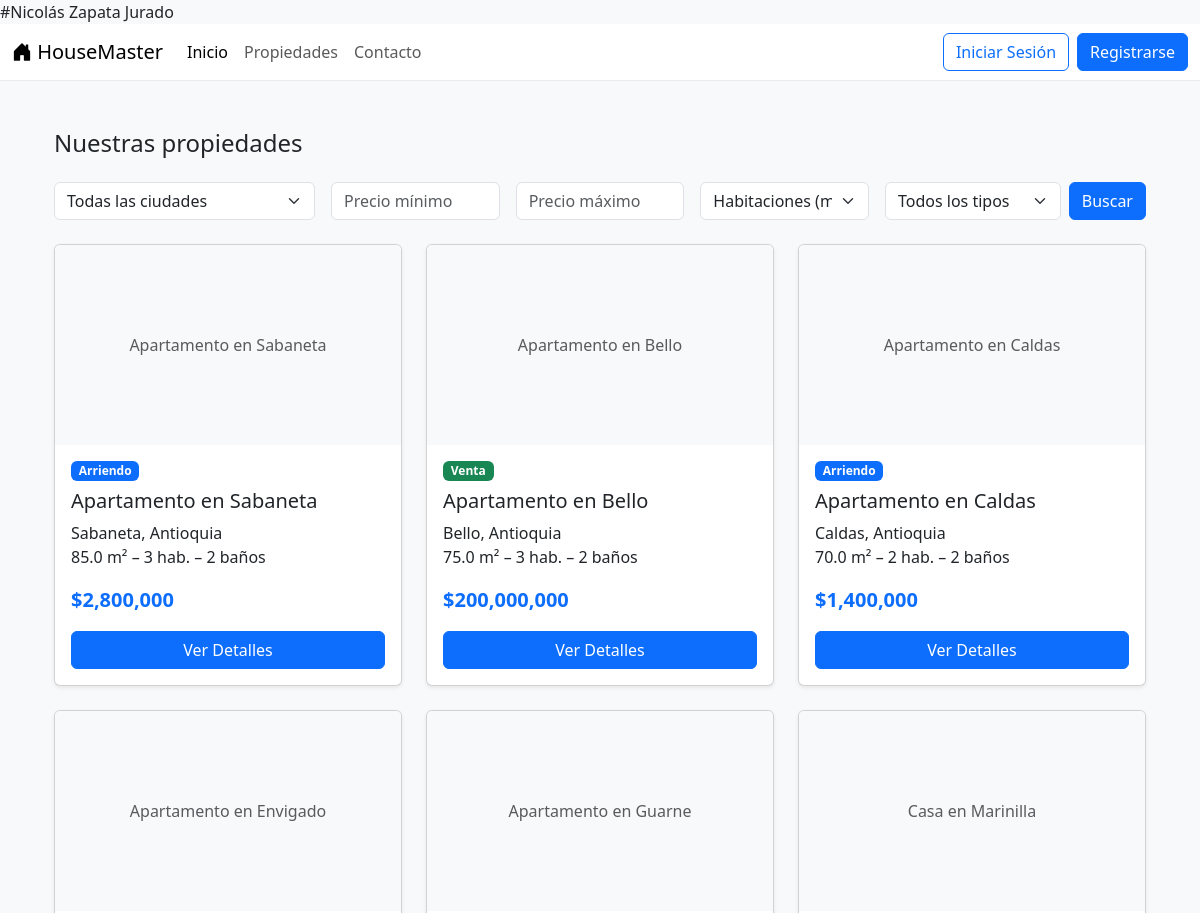
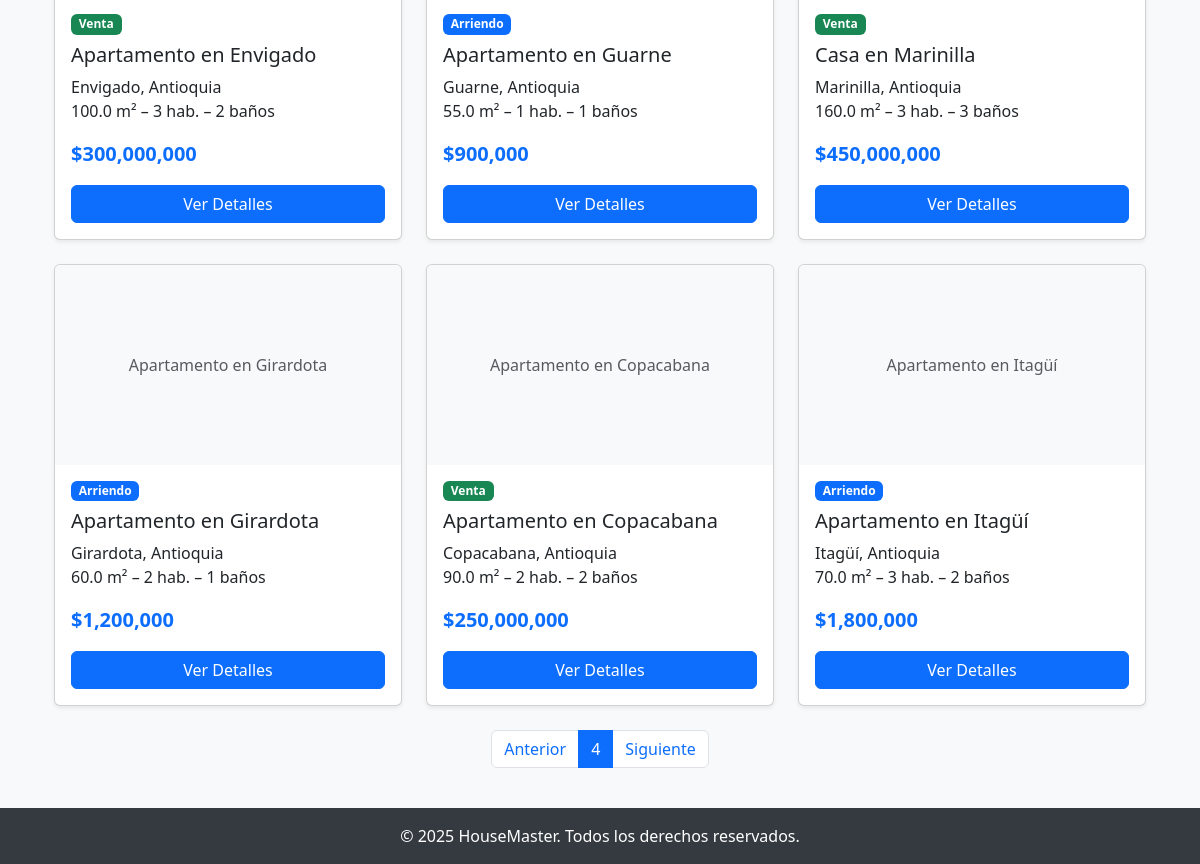
Screenshot of /propiedades/?page=4&city=&min_price=&max_price=&rooms=&type= with the database file from the repository (2 pictures, top to bottom).
### property/models.py (models this page shows, shortened)
class Property(models.Model):
    title = models.CharField(max_length=200)
    description = models.TextField()
    price = models.DecimalField(max_digits=12, decimal_places=2)
    type = models.CharField(max_length=100)   # Venta / Arriendo
    area = models.FloatField()
    rooms = models.IntegerField()
    bathrooms = models.IntegerField()
    status = models.CharField(max_length=50)  # Disponible, Vendida, etc.
    city = models.CharField(max_length=100)
    department = models.CharField(max_length=100)
    address = models.CharField(max_length=255, unique=True)
    created_at = models.DateTimeField(auto_now_add=True)
    image = models.ImageField(upload_to='properties/', blank=True, null=True)

### property/views.py (the view)
# urls.py: path("propiedades/", views.property_list, name="property_list"),
def property_list(request):
    qs = Property.objects.all().order_by('-created_at')
    city = request.GET.get('city')
    min_price = request.GET.get('min_price')
    max_price = request.GET.get('max_price')
    rooms = request.GET.get('rooms')
    ptype = request.GET.get('type')
    if city:
        qs = qs.filter(city=city)
    if min_price and min_price.isdigit():
        if int(min_price) >= 0:
            qs = qs.filter(price__gte=int(min_price))
    if max_price and max_price.isdigit():
        if int(max_price) >= 0:
            qs = qs.filter(price__lte=int(max_price))
    if rooms and rooms.isdigit():
        if int(rooms) >= 1:
            qs = qs.filter(rooms__gte=int(rooms))
    if ptype in ("Arriendo", "Venta"):
        qs = qs.filter(type=ptype)
    cities = Property.objects.values_list("city", flat=True).distinct()
    paginator = Paginator(qs, 9)
    page = request.GET.get('page')
    properties = paginator.get_page(page)
    return render(request, "property_list.html", {
        "properties": properties,
        "cities": cities,
    })

### property/templates/property_list.html (shortened to what this page needs)
{% extends "base.html" %}
{% load humanize %}
{% block content %}
<div class="container py-4">
  <h1 class="h4 mb-4">Nuestras propiedades</h1>
  <form method="get" class="row g-3 mb-4">
    <div class="col-md-3">
      <select name="city" class="form-select">
        <option value="">Todas las ciudades</option>
      </select>
    </div>
    <div class="col-md-2">
      <input type="number" name="min_price" class="form-control"
             placeholder="Precio mínimo" value="{{ request.GET.min_price }}" min="0">
    </div>
    <div class="col-md-2">
      <input type="number" name="max_price" class="form-control"
             placeholder="Precio máximo" value="{{ request.GET.max_price }}" min="0">
    </div>
    <div class="col-md-2">
      <select name="rooms" class="form-select">
        <option value="">Habitaciones (mín.)</option>
      </select>
    </div>
    <div class="col-md-3">
      <div class="d-flex gap-2">
        <select name="type" class="form-select">
          <option value="">Todos los tipos</option>
        </select>
        <button type="submit" class="btn btn-primary">Buscar</button>
      </div>
    </div>
  </form>
  {% if properties %}
    <div class="row row-cols-1 row-cols-md-3 g-4">
      {% for prop in properties %}
      <div class="col">
        <div class="card h-100 shadow-sm">
          {% if prop.image %}
            <img src="{{ prop.image.url }}" class="card-img-top" alt="{{ prop.title }}">
          {% else %}
            <div class="card-img-top bg-light d-flex align-items-center justify-content-center" style="height: 200px;">
              <span class="text-muted">{{ prop.title }}</span>
            </div>
          {% endif %}
          <div class="card-body">
            <p class="mb-2">
              <span class="badge {% if prop.type == 'Venta' %}bg-success{% else %}bg-primary{% endif %}">
                {{ prop.type }}
              </span>
            </p>
            <h5 class="card-title">{{ prop.title }}</h5>
            <p class="card-text">
              {{ prop.city }}, {{ prop.department }} <br>
              {{ prop.area }} m² – {{ prop.rooms }} hab. – {{ prop.bathrooms }} baños
            </p>
            <p class="fw-bold text-primary fs-5">
              ${{ prop.price|floatformat:0|intcomma }}
            </p>
            <a href="{% url 'property_detail' prop.pk %}" class="btn btn-primary w-100">Ver Detalles</a>
          </div>
        </div>
      </div>
      {% endfor %}
    </div>
    <nav aria-label="Paginación" class="mt-4">
      <ul class="pagination justify-content-center">
        {% if properties.has_previous %}
          <li class="page-item">
            <a class="page-link"
               href="?page={{ properties.previous_page_number }}&city={{ request.GET.city }}&min_price={{ request.GET.min_price }}&max_price={{ request.GET.max_price }}&rooms={{ request.GET.rooms }}&type={{ request.GET.type }}">
               Anterior
            </a>
          </li>
        {% endif %}
        <li class="page-item active"><span class="page-link">{{ properties.number }}</span></li>
        {% if properties.has_next %}
          <li class="page-item">
            <a class="page-link"
               href="?page={{ properties.next_page_number }}&city={{ request.GET.city }}&min_price={{ request.GET.min_price }}&max_price={{ request.GET.max_price }}&rooms={{ request.GET.rooms }}&type={{ request.GET.type }}">
               Siguiente
            </a>
          </li>
        {% endif %}
      </ul>
    </nav>
  {% else %}
    <div class="alert alert-info">
      No hay propiedades disponibles con esos filtros.
    </div>
  {% endif %}
</div>
{% endblock %}

### core/templates/base.html (style rules this page uses)
body { background-color: #f8f9fa; }

### rows the page displays
Property: title "Apartamento en Sabaneta", type "Arriendo", city "Sabaneta", department "Antioquia", area "85.0", rooms "3", bathrooms "2", price "2,800,000"
Property: title "Apartamento en Bello", type "Venta", city "Bello", department "Antioquia", area "75.0", rooms "3", bathrooms "2", price "200,000,000"
Property: title "Apartamento en Caldas", type "Arriendo", city "Caldas", department "Antioquia", area "70.0", rooms "2", bathrooms "2", price "1,400,000"
Property: title "Apartamento en Envigado", type "Venta", city "Envigado", department "Antioquia", area "100.0", rooms "3", bathrooms "2", price "300,000,000"
Property: title "Apartamento en Guarne", type "Arriendo", city "Guarne", department "Antioquia", area "55.0", rooms "1", bathrooms "1", price "900,000"
Property: title "Casa en Marinilla", type "Venta", city "Marinilla", department "Antioquia", area "160.0", rooms "3", bathrooms "3", price "450,000,000"
Property: title "Apartamento en Girardota", type "Arriendo", city "Girardota", department "Antioquia", area "60.0", rooms "2", bathrooms "1", price "1,200,000"
Property: title "Apartamento en Copacabana", type "Venta", city "Copacabana", department "Antioquia", area "90.0", rooms "2", bathrooms "2", price "250,000,000"
Property: title "Apartamento en Itagüí", type "Arriendo", city "Itagüí", department "Antioquia", area "70.0", rooms "3", bathrooms "2", price "1,800,000"

### other values shown
{{ properties.number }} "4"
